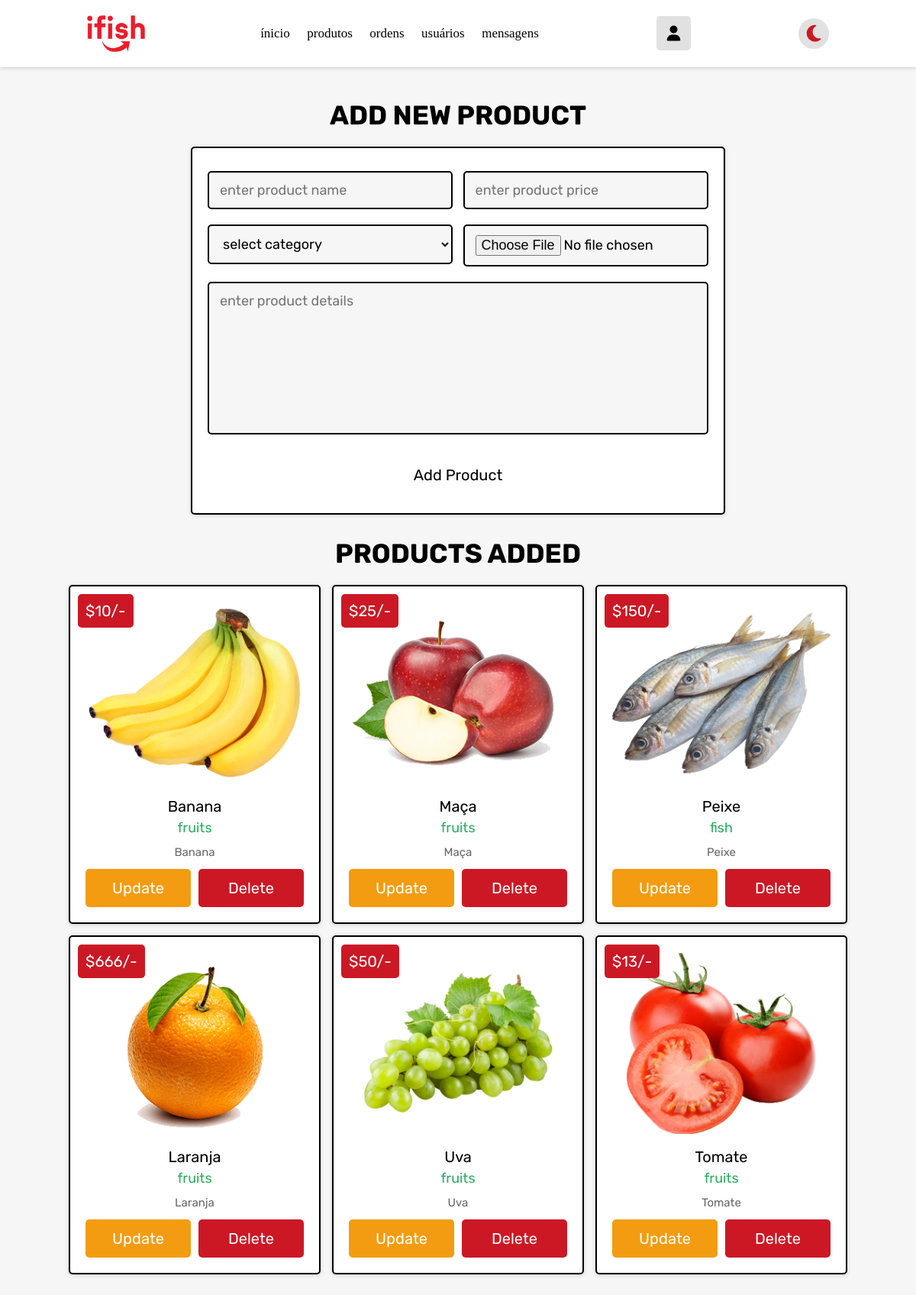
Page /admin_produtos.php (signed in) on the committed database.
### tables this page shows
CREATE TABLE `produtos` (
  `id` int(100) NOT NULL,
  `nome` varchar(100) NOT NULL,
  `categoria` varchar(20) NOT NULL,
  `detalhes` varchar(500) NOT NULL,
  `preco` int(100) NOT NULL,
  `image` varchar(100) NOT NULL
);

### admin_produtos.php (the view, shortened to what this page needs)
<!DOCTYPE html>
<html lang="en">
<head>
    <link rel="stylesheet" href="css/index.css">
    <link rel="stylesheet" href="css/admin_index.css">
    <link rel="stylesheet" href="css/admin_style.css">
    <link rel="stylesheet" href="css/admin_produtos.css">
    <link rel="stylesheet" href="css/header.css">
    <link rel="stylesheet" href="css/footer.css">
    <link rel="stylesheet" href="https://cdnjs.cloudflare.com/ajax/libs/font-awesome/6.2.0/css/all.min.css" />
</head>
<body class="body">
    <?php include 'admin_header.php'; ?>
    <section class="add-products">
        <h1 class="title">add new product</h1>
        <form action="" method="POST" enctype="multipart/form-data">
            <div class="flex">
                <div class="inputBox">
                    <input type="text" name="name" class="box" required placeholder="enter product name">
                    <select name="categoria" class="box" required>
                        <option value="" selected disabled>select category</option>
                    </select>
                </div>
                <div class="inputBox">
                    <input type="number" min="0" name="preco" class="box" required placeholder="enter product price">
                    <input type="file" name="image" required class="box" accept="image/jpg, image/jpeg, image/png">
                </div>
            </div>
            <textarea name="detalhes" class="box" required placeholder="enter product details" cols="30" rows="10"></textarea>
            <input type="submit" class="btn" value="add product" name="add_product">
        </form>
    </section>
    <section class="show-products">
        <h1 class="title">products added</h1>
        <div class="box-container">
            <?php
            $show_products = $conn->prepare("SELECT * FROM `produtos`");
            $show_products->execute();
            if ($show_products->rowCount() > 0) {
                while ($fetch_products = $show_products->fetch(PDO::FETCH_ASSOC)) {
            ?>
                    <div class="box">
                        <div class="price">$<?= $fetch_products['preco']; ?>/-</div>
                        <img src="uploaded_img/<?= $fetch_products['image']; ?>" alt="">
                        <div class="name"><?= $fetch_products['nome']; ?></div>
                        <div class="cat"><?= $fetch_products['categoria']; ?></div>
                        <div class="details"><?= $fetch_products['detalhes']; ?></div>
                        <div class="flex-btn">
                            <a href="admin_update_product.php?update=<?= $fetch_products['id']; ?>" class="option-btn">update</a>
                            <a href="admin_produtos.php?delete=<?= $fetch_products['id']; ?>" class="delete-btn" onclick="return confirm('delete this product?');">delete</a>
                        </div>
                    </div>
            <?php
                }
            } else {
                echo '<p class="empty">now products added yet!</p>';
            }
            ?>
        </div>
    </section>
</body>
</html>

### admin_header.php (shortened to what this page needs)
<header class="header">
    <img href="index.php" class="ifish-bar" src="img/ifishlogo-red.png" ">
    <nav class=" navbar">
    <a href="admin_index.php">ínicio</a>
    <a href="admin_produtos.php">produtos</a>
    <a href="admin_ordens.php">ordens</a>
    <a href="admin_usuarios.php">usuários</a>
    <a href="admin_mensagens.php">mensagens</a>
    </nav>
    <div class="icons">
        <div class="fas fa-user" id="login-btn"></div>
    </div>
    <div class="icon">
        <div class="fa-solid fa-moon" id="moon"></div>
    </div>
</header>

### css/index.css (style rules this page uses)
:root { --white:#ffffff; --white-medium:#f9f9f9; --light-color:#666; --black:#000000; --red:#cc1825; --dark-red:#9a1e25; --box-shadow:0 0.1rem 0.5rem #ccc; --box-shadow-dark:0 0.1rem 0.5rem rgb(20, 20, 20); }
* { font-family: SulSansRegular; margin:0; padding:0; box-sizing: border-box; outline: none; border:none; text-decoration: none; text-transform: none; transition: all .2s linear; }
html { font-size: 62.5%; overflow-x: hidden; scroll-behavior: smooth; scroll-padding-top: 7rem; }
body { margin: 0; background: var(--white-medium); }
a { outline: hidden; text-decoration: none; text-align: center; }

### css/admin_style.css (style rules this page uses)
.add-products form { max-width: 70rem; padding:2rem; margin:0 auto; text-align: center; border:var(--border); box-shadow: var(--box-shadow); background-color: var(--white); border-radius: .5rem; }
.add-products form .flex { display: flex; justify-content: space-between; flex-wrap: wrap; }
.add-products form .flex .inputBox { width: 49%; }
.add-products form .box { width: 100%; margin:1rem 0; padding:1.2rem 1.4rem; font-size: 1.8rem; color:var(--black); border-radius: .5rem; background-color: var(--light-bg); border:var(--border); }
.add-products form textarea { height: 20rem; resize: none; }
.show-products { padding-top: 0; }
.show-products .box-container { display: grid; grid-template-columns: repeat(auto-fit, 33rem); gap:1.5rem; align-items: flex-start; justify-content:center; }
.show-products .box-container .box { text-align: center; border:var(--border); box-shadow: var(--box-shadow); background-color: var(--white); border-radius: .5rem; padding:2rem; position: relative; }
.show-products .box-container .box .price { position: absolute; top:1rem; left:1rem; padding:1rem; font-size: 2rem; color:var(--white); background-color: var(--red); border-radius: .5rem; }
.show-products .box-container .box img { width: 100%; margin-bottom: 1rem; }
.show-products .box-container .box .name { margin:.5rem 0; font-size: 2rem; color:var(--black); }
.show-products .box-container .box .cat { font-size: 1.8rem; color:var(--green); }
.show-products .box-container .box .details { padding-top: 1rem; font-size: 1.5rem; line-height: 1.5; color:var(--light-color); }

### css/admin_produtos.css (style rules this page uses)
.add-products { margin-top: 100px; }
.add-products form { max-width: 70rem; padding:2rem; margin:0 auto; text-align: center; border:var(--border); box-shadow: var(--box-shadow); background-color: var(--white); border-radius: .5rem; }
.add-products form .flex { display: flex; justify-content: space-between; flex-wrap: wrap; }
.add-products form .flex .inputBox { width: 49%; }
.add-products form .box { width: 100%; margin:1rem 0; padding:1.2rem 1.4rem; font-size: 1.8rem; color:var(--black); border-radius: .5rem; background-color: var(--light-bg); border:var(--border); }
.add-products form textarea { height: 20rem; resize: none; }
.show-products { padding-top: 0; }
.show-products .box-container { display: grid; grid-template-columns: repeat(auto-fit, 33rem); gap:1.5rem; align-items: flex-start; justify-content:center; }
.show-products .box-container .box { text-align: center; border:var(--border); box-shadow: var(--box-shadow); background-color: var(--white); border-radius: .5rem; padding:2rem; position: relative; }
.show-products .box-container .box .price { position: absolute; top:1rem; left:1rem; padding:1rem; font-size: 2rem; color:var(--white); background-color: var(--red); border-radius: .5rem; }
.show-products .box-container .box img { width: 100%; margin-bottom: 1rem; }
.show-products .box-container .box .name { margin:.5rem 0; font-size: 2rem; color:var(--black); }
.show-products .box-container .box .cat { font-size: 1.8rem; color:var(--green); }
.show-products .box-container .box .details { padding-top: 1rem; font-size: 1.5rem; line-height: 1.5; color:var(--light-color); }

### rows in the picture
produtos: preco "10", image (picture), nome "Banana", categoria "fruits", detalhes "Banana"
produtos: preco "25", image (picture), nome "Maça", categoria "fruits", detalhes "Maça"
produtos: preco "150", image (picture), nome "Peixe", categoria "fish", detalhes "Peixe"
produtos: preco "666", image (picture), nome "Laranja", categoria "fruits", detalhes "Laranja"
produtos: preco "50", image (picture), nome "Uva", categoria "fruits", detalhes "Uva"
produtos: preco "13", image (picture), nome "Tomate", categoria "fruits", detalhes "Tomate"
